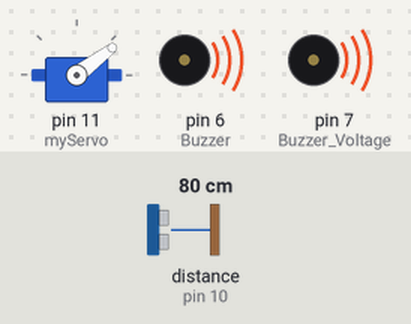
A sketch run on a simulated Arduino Uno, built with avr-gcc and run on an emulated ATmega328P. On the bench: servo, buzzer (waves = sounding, pin HIGH). Wiring (inferred from the names in the program): ultrasonic range finder: trigger pin 9; echo pin 10. The inputs (shaded band) are chosen by the test bench; at power-on: distance to the obstacle (sensor on pin 10) 80 cm. The echo pulse lasts 58.3 µs per cm; pins used as bus, display or sensor lines are not drawn; what the sketch prints to the serial monitor is not drawn.

Above: at 1.23 s.
1.3 s: distance to the obstacle (sensor on pin 10) set to 44 cm
4.3 s: distance to the obstacle (sensor on pin 10) set to 38 cm
At 4.9 s:
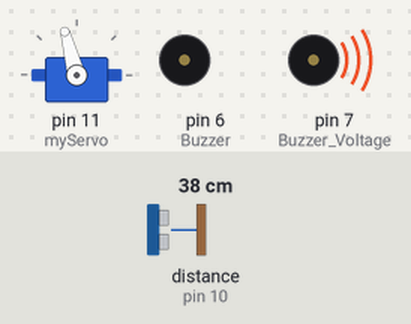
7.3 s: distance to the obstacle (sensor on pin 10) set to 120 cm
At 7.47 s:
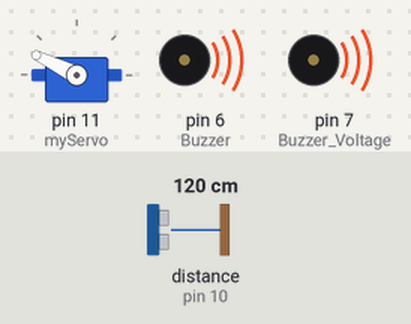
10.3 s: distance to the obstacle (sensor on pin 10) set to 2 cm
At 11.1 s:
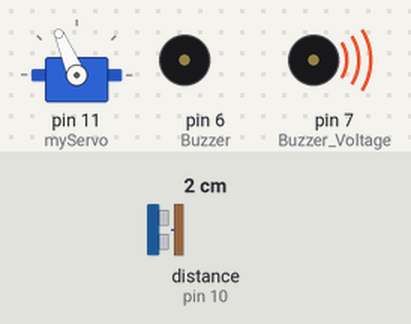
13.3 s: distance to the obstacle (sensor on pin 10) set to 250 cm
At 13.31 s:
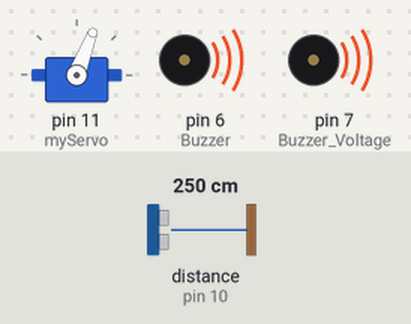
16.3 s: distance to the obstacle (sensor on pin 10) set to 4 cm
At 16.8 s:
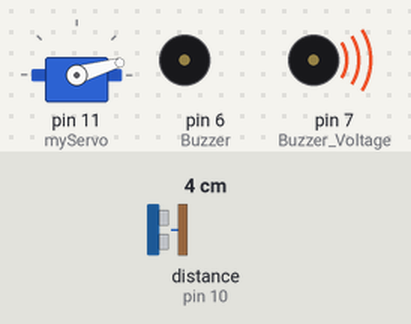
Timing chart, 0 to 25.6 s (numbered marks = the images above; inputs shaded):
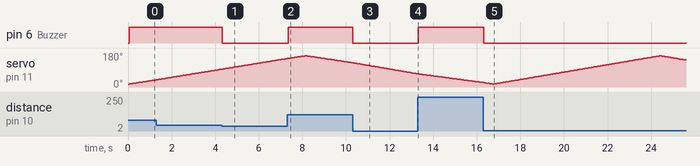

The sketch:

Radar_with_Arduino_Uno.ino
```cpp
#include <Servo.h>

const int Buzzer = 6;
const int Buzzer_Voltage = 7;
const int trigPin = 9;
const int echoPin = 10;


long duration;
int distance;

Servo myServo;


void setup() {

  pinMode(Buzzer_Voltage, OUTPUT);
  pinMode(trigPin, OUTPUT);
  pinMode(echoPin, INPUT);

  Serial.begin(9600);
  myServo.attach(11);

  pinMode(Buzzer, OUTPUT);
  digitalWrite(Buzzer_Voltage, HIGH);
}
void loop() {


  for(int i=15;i<=165;i++){
  myServo.write(i);
  distance = calculateDistance();

  if (distance < 40){
   digitalWrite(Buzzer, LOW);
   delay(50);
   digitalWrite(Buzzer, HIGH);
  }
  else{
     delay(50);
  }
  Serial.print(i);
  Serial.print(",");
  Serial.print(distance);
  Serial.print(".");


  if (i > 10){
  digitalWrite(Buzzer, HIGH);
  }

  }


  for(int i=165;i>15;i--){
    myServo.write(i);
    distance = calculateDistance();
    if (distance < 40){
     digitalWrite(Buzzer, LOW);
     delay(50);
     digitalWrite(Buzzer, HIGH);
    }else{
     delay(50);
    }
    Serial.print(i);
    Serial.print(",");
    Serial.print(distance);
    Serial.print(".");
    if (i < 10){
      digitalWrite(Buzzer, LOW);
      }
  }


}

int calculateDistance(){

  digitalWrite(trigPin, LOW);
  delayMicroseconds(2);
  digitalWrite(trigPin, HIGH);
  delayMicroseconds(10);

  digitalWrite(trigPin, LOW);

  duration = pulseIn(echoPin, HIGH);

  distance= duration*0.034/2;
  return distance;
}
```

Measured:
- the behaviour switches between 41 and 40 cm on distance to the obstacle (sensor on pin 10) (found by bisection; images 0 and 1)
- after the input at 4.3 s, pin 6 (Buzzer): HIGH → LOW at once
- after the input at 7.3 s, pin 6 (Buzzer): LOW → HIGH after 0.05 s
- after the input at 10.3 s, pin 6 (Buzzer): HIGH → LOW at once
- after the input at 13.3 s, pin 6 (Buzzer): LOW → HIGH at once
- after the input at 16.3 s, pin 6 (Buzzer): HIGH → LOW at once
